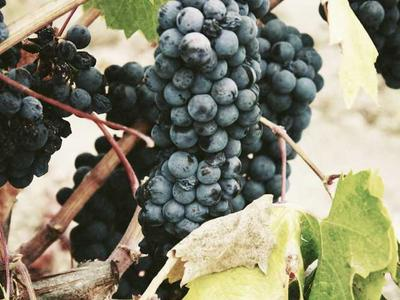
#> input picture Pictures/sample1.jpg, 400 x 300 px
$ jupyter execute --allow-errors NUMPY.ipynb   (shell and % lines are left out)
#> lines starting #> are read from the running program, lines starting #| are printed output that depends on the picture
[cell 1]
import numpy as np
a= np.zeros(10)
print(a)
a

[cell 2]
import numpy as np
a= np.zeros(10)
print(a)
type(a[0])

[cell 3]
b=np.ones(10)
print(b)

[cell 4]
np.ones
np.empty

[cell 5]
z=np.zeros(5)
print(z.shape)

[cell 6]
z.shape = (5, 1)
z
# np.arrange(10)  # This is a typo, the correct function is np.arange
np.arange(10)

[cell 7]
e=np.eye(3)
e

[cell 8]
z=np.linspace(2,10,5)
z

[cell 9]
# ARRAY CONCATENATION
a = np.array([[1, 2, 3], [4, 5, 6]])
b = np.array([[7, 8, 9], [10, 11, 12]])
c = np.concatenate((a, b), axis=0)  # Concatenate along rows
c

[cell 10]
b=np.array([[7],[8]])
c=np.concatenate((a, b), axis=1)  # Concatenate along columns
c

[cell 11]
z=np.random.randint(1,51,size=50)
print(np.sort(z))

[cell 12]
z[0:2]  # Slicing the first 2 elements

[cell 13]
a=np.array([[1, 2, 3], [4, 5, 6]])
print(a[1, 1])  # Accessing the element at row 0, column 1

[cell 14]
a.ndim #dimension of array

[cell 15]
np.append(a, [[7, 8, 9]], axis=0)  # Appending a new row
# if we remove axis it will converted to 1d

[cell 16]
a=np.insert(a, 1, [7, 8, 9], axis=0)  # Inserting a new row at index 1
a
#the more you run this the more it will insert the same row

[cell 17]
a=np.delete(a,1)# Deleting the row at index 1
a

[cell 18]
a=np.delete(a,1,0)  # Deleting the row at index 1
a

[cell 19]
m=np.array([[10,11,12],
            [13,14,15]])
m=np.append(m, [[16,17,18]], axis=0)

[cell 20]
from skimage import io
photo = io.imread(r'../Pictures/sample1.jpg')  # Adjust the path to your image file')
#> photo is the input picture: shape (300, 400, 3); mean R, G, B 136.7, 135, 113.8
type(photo)

[cell 21]
import matplotlib.pyplot as plt
plt.imshow(photo)
photo.shape
#> Out = (300, 400, 3)

[cell 22]
import matplotlib.pyplot as plt
plt.imshow(photo)
photo.shape
#> Out = (300, 400, 3)

[cell 23]
plt.imshow(photo[::-1])
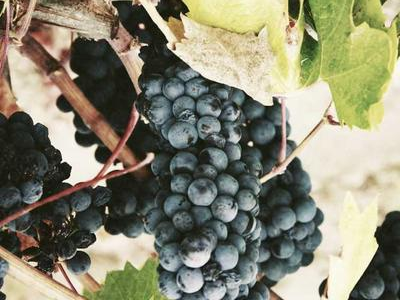
#> shown: shape (300, 400, 3); mean R, G, B 136.7, 135, 113.8

[cell 24]
plt.imshow(photo[:,::-1])  # Flipping the image horizontally
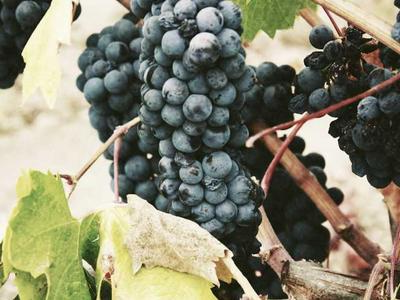
#> shown: shape (300, 400, 3); mean R, G, B 136.7, 135, 113.8

#> (a cell that did not finish here is left out)

[cell 26]
plt.imshow(photo[::2, ::2])  # Downsampling the image by taking every second pixel
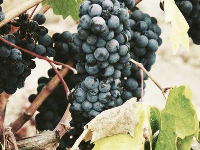
#> shown: shape (150, 200, 3); mean R, G, B 136.6, 134.8, 113.8

[cell 27]
plt.imshow(photo[:,:,0].T)
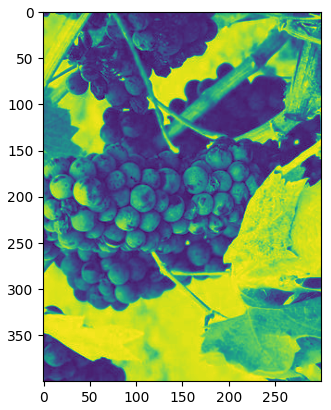
#> figure drawn by matplotlib, 1 panel

[cell 28]
import numpy as np
photo_masked = np.where(photo > 200, 255, 0)  # Masking pixels greater than 200
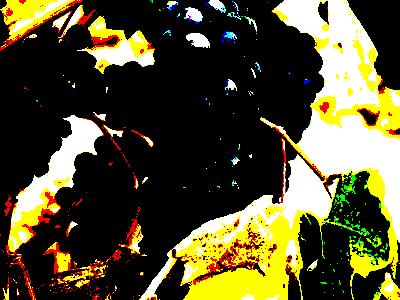
#> photo_masked: shape (300, 400, 3) int64; mean R, G, B 85.1, 79.2, 45.5
plt.imshow(photo_masked)

$ run again, with Pictures/sample2.jpg copied over Pictures/sample1.jpg
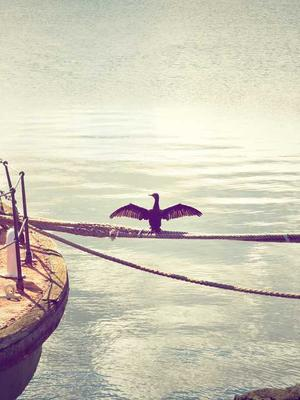
#> input picture Pictures/sample2.jpg, 300 x 400 px
#> photo is the input picture: shape (400, 300, 3); mean R, G, B 205.8, 200.9, 184.1
#> `[cell 27] plt.imshow(photo[:,:,0].T)`:
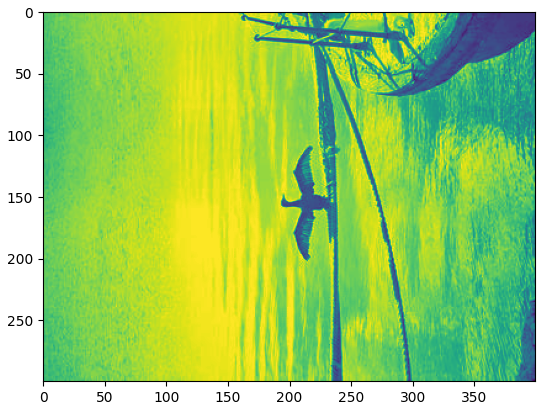
#> figure drawn by matplotlib, 1 panel
#> `photo_masked = np.where(photo > 200, 255, 0)`:
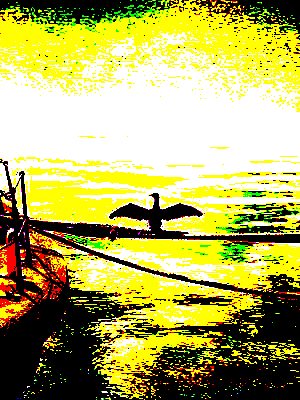
#> photo_masked: shape (400, 300, 3) int64; mean R, G, B 175.6, 172.1, 88.6

$ run again, with Pictures/sample3.jpg copied over Pictures/sample1.jpg
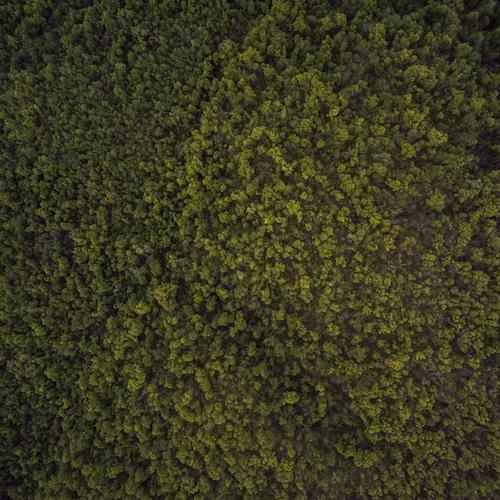
#> input picture Pictures/sample3.jpg, 500 x 500 px
#> photo is the input picture: shape (500, 500, 3); mean R, G, B 59.5, 57.5, 32.6
#> `[cell 24] plt.imshow(photo[:,::-1])`:
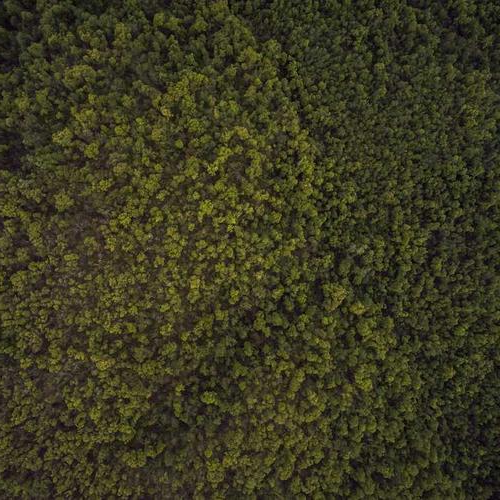
#> shown: shape (500, 500, 3); mean R, G, B 59.5, 57.5, 32.6
#> `[cell 27] plt.imshow(photo[:,:,0].T)`:
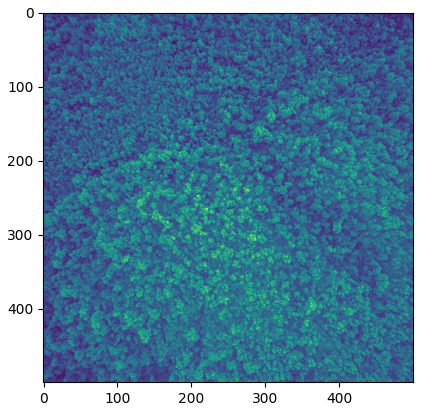
#> figure drawn by matplotlib, 1 panel
#> photo_masked: shape (500, 500, 3) int64; every value is 0
